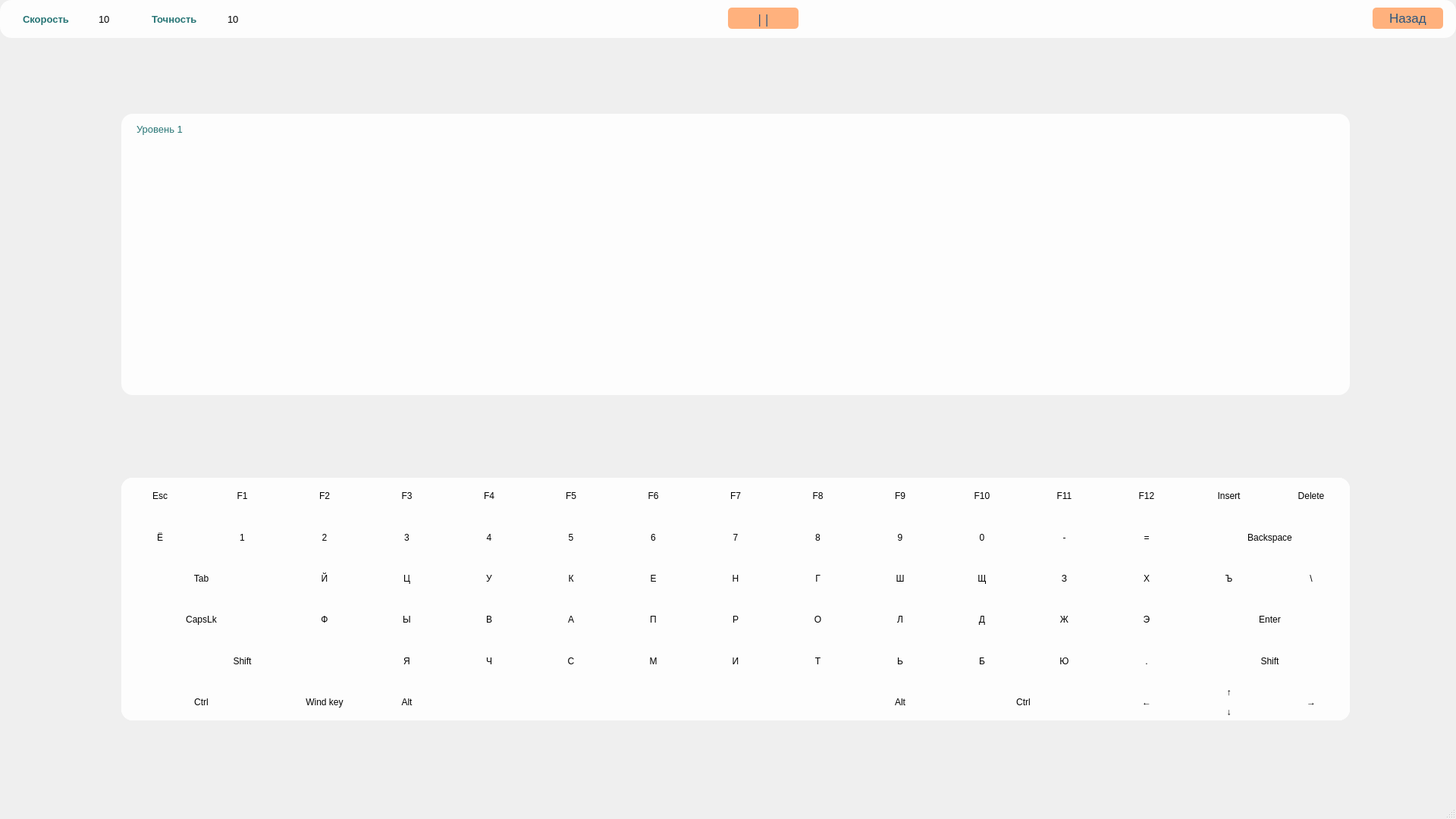
<?xml version="1.0" encoding="UTF-8"?>
<ui version="4.0">
 <class>MainWindow</class>
 <widget class="QMainWindow" name="MainWindow">
  <property name="geometry">
   <rect>
    <x>0</x>
    <y>0</y>
    <width>1920</width>
    <height>1080</height>
   </rect>
  </property>
  <property name="font">
   <font>
    <pointsize>8</pointsize>
   </font>
  </property>
  <property name="acceptDrops">
   <bool>true</bool>
  </property>
  <property name="windowTitle">
   <string>MainWindow</string>
  </property>
  <property name="windowFilePath">
   <string notr="true"/>
  </property>
  <widget class="QWidget" name="centralwidget">
   <widget class="QFrame" name="text">
    <property name="geometry">
     <rect>
      <x>160</x>
      <y>150</y>
      <width>1620</width>
      <height>371</height>
     </rect>
    </property>
    <property name="styleSheet">
     <string notr="true">background-color: rgb(253, 253, 253);
border-top-left-radius: 15px;
border-bottom-left-radius: 15px;
border-top-right-radius: 15px;
border-bottom-right-radius: 15px;</string>
    </property>
    <property name="frameShape">
     <enum>QFrame::NoFrame</enum>
    </property>
    <property name="frameShadow">
     <enum>QFrame::Plain</enum>
    </property>
    <property name="lineWidth">
     <number>0</number>
    </property>
    <widget class="QLabel" name="label_5">
     <property name="geometry">
      <rect>
       <x>20</x>
       <y>10</y>
       <width>81</width>
       <height>21</height>
      </rect>
     </property>
     <property name="font">
      <font>
       <pointsize>10</pointsize>
      </font>
     </property>
     <property name="styleSheet">
      <string notr="true">color: rgb(39, 117, 117);</string>
     </property>
     <property name="text">
      <string>Уровень 1</string>
     </property>
    </widget>
   </widget>
   <widget class="QFrame" name="frame">
    <property name="geometry">
     <rect>
      <x>0</x>
      <y>0</y>
      <width>1920</width>
      <height>50</height>
     </rect>
    </property>
    <property name="styleSheet">
     <string notr="true">background-color: rgb(253, 253, 253);
border-top-left-radius: 15px;
border-bottom-left-radius: 15px;
border-top-right-radius: 15px;
border-bottom-right-radius: 15px;</string>
    </property>
    <property name="frameShape">
     <enum>QFrame::StyledPanel</enum>
    </property>
    <property name="frameShadow">
     <enum>QFrame::Raised</enum>
    </property>
    <widget class="QPushButton" name="pause">
     <property name="enabled">
      <bool>false</bool>
     </property>
     <property name="geometry">
      <rect>
       <x>960</x>
       <y>10</y>
       <width>93</width>
       <height>28</height>
      </rect>
     </property>
     <property name="font">
      <font>
       <family>Yu Gothic UI Semibold</family>
       <pointsize>13</pointsize>
       <weight>50</weight>
       <italic>false</italic>
       <bold>false</bold>
       <stylestrategy>PreferDefault</stylestrategy>
       <kerning>true</kerning>
      </font>
     </property>
     <property name="styleSheet">
      <string notr="true">QPushButton {
	background-color: rgb(255, 177, 125);
	border: none;
	color: rgb(42, 85, 126);
	border-top-left-radius: 5px;
	border-bottom-left-radius: 5px;
	border-top-right-radius: 5px;
	border-bottom-right-radius: 5px;
}</string>
     </property>
     <property name="text">
      <string>||</string>
     </property>
     <property name="iconSize">
      <size>
       <width>20</width>
       <height>20</height>
      </size>
     </property>
     <property name="checkable">
      <bool>false</bool>
     </property>
    </widget>
    <widget class="QLabel" name="label">
     <property name="geometry">
      <rect>
       <x>30</x>
       <y>0</y>
       <width>91</width>
       <height>50</height>
      </rect>
     </property>
     <property name="sizePolicy">
      <sizepolicy hsizetype="Preferred" vsizetype="Preferred">
       <horstretch>0</horstretch>
       <verstretch>0</verstretch>
      </sizepolicy>
     </property>
     <property name="font">
      <font>
       <pointsize>10</pointsize>
       <weight>75</weight>
       <bold>true</bold>
      </font>
     </property>
     <property name="styleSheet">
      <string notr="true">color: rgb(39, 117, 117);</string>
     </property>
     <property name="text">
      <string>Скорость</string>
     </property>
    </widget>
    <widget class="QLabel" name="label_2">
     <property name="geometry">
      <rect>
       <x>200</x>
       <y>0</y>
       <width>81</width>
       <height>50</height>
      </rect>
     </property>
     <property name="font">
      <font>
       <pointsize>10</pointsize>
       <weight>75</weight>
       <bold>true</bold>
      </font>
     </property>
     <property name="styleSheet">
      <string notr="true">color: rgb(39, 117, 117);</string>
     </property>
     <property name="text">
      <string>Точность</string>
     </property>
    </widget>
    <widget class="QLabel" name="label_3">
     <property name="geometry">
      <rect>
       <x>130</x>
       <y>0</y>
       <width>55</width>
       <height>50</height>
      </rect>
     </property>
     <property name="font">
      <font>
       <pointsize>10</pointsize>
      </font>
     </property>
     <property name="text">
      <string>10</string>
     </property>
    </widget>
    <widget class="QLabel" name="label_4">
     <property name="geometry">
      <rect>
       <x>300</x>
       <y>0</y>
       <width>55</width>
       <height>50</height>
      </rect>
     </property>
     <property name="font">
      <font>
       <pointsize>10</pointsize>
      </font>
     </property>
     <property name="text">
      <string>10</string>
     </property>
    </widget>
    <widget class="QPushButton" name="pushButton">
     <property name="enabled">
      <bool>false</bool>
     </property>
     <property name="geometry">
      <rect>
       <x>1810</x>
       <y>10</y>
       <width>93</width>
       <height>28</height>
      </rect>
     </property>
     <property name="font">
      <font>
       <pointsize>13</pointsize>
       <weight>50</weight>
       <bold>false</bold>
      </font>
     </property>
     <property name="styleSheet">
      <string notr="true">QPushButton {
	background-color: rgb(255, 177, 125);
	border: none;
	color: rgb(42, 85, 126);
	border-top-left-radius: 5px;
	border-bottom-left-radius: 5px;
	border-top-right-radius: 5px;
	border-bottom-right-radius: 5px;
}</string>
     </property>
     <property name="text">
      <string>Назад</string>
     </property>
    </widget>
   </widget>
   <widget class="QSplitter" name="keyboard">
    <property name="geometry">
     <rect>
      <x>160</x>
      <y>630</y>
      <width>1620</width>
      <height>320</height>
     </rect>
    </property>
    <property name="sizePolicy">
     <sizepolicy hsizetype="Preferred" vsizetype="Expanding">
      <horstretch>0</horstretch>
      <verstretch>1</verstretch>
     </sizepolicy>
    </property>
    <property name="contextMenuPolicy">
     <enum>Qt::CustomContextMenu</enum>
    </property>
    <property name="autoFillBackground">
     <bool>false</bool>
    </property>
    <property name="styleSheet">
     <string notr="true">background-color: rgb(253, 253, 253);
border-top-left-radius: 15px;
border-bottom-left-radius: 15px;
border-top-right-radius: 15px;
border-bottom-right-radius: 15px;</string>
    </property>
    <property name="orientation">
     <enum>Qt::Vertical</enum>
    </property>
    <property name="opaqueResize">
     <bool>true</bool>
    </property>
    <property name="handleWidth">
     <number>1</number>
    </property>
    <widget class="QWidget" name="">
     <layout class="QGridLayout" name="gridLayout" rowstretch="0,0,0,0,0,0">
      <item row="1" column="11">
       <widget class="QLabel" name="key_minus">
        <property name="contextMenuPolicy">
         <enum>Qt::CustomContextMenu</enum>
        </property>
        <property name="text">
         <string>-</string>
        </property>
        <property name="alignment">
         <set>Qt::AlignCenter</set>
        </property>
       </widget>
      </item>
      <item row="1" column="12">
       <widget class="QLabel" name="key_eq">
        <property name="contextMenuPolicy">
         <enum>Qt::CustomContextMenu</enum>
        </property>
        <property name="text">
         <string>=</string>
        </property>
        <property name="alignment">
         <set>Qt::AlignCenter</set>
        </property>
       </widget>
      </item>
      <item row="1" column="4">
       <widget class="QLabel" name="number_4">
        <property name="contextMenuPolicy">
         <enum>Qt::CustomContextMenu</enum>
        </property>
        <property name="text">
         <string>4</string>
        </property>
        <property name="alignment">
         <set>Qt::AlignCenter</set>
        </property>
       </widget>
      </item>
      <item row="1" column="2">
       <widget class="QLabel" name="number_2">
        <property name="contextMenuPolicy">
         <enum>Qt::CustomContextMenu</enum>
        </property>
        <property name="text">
         <string>2</string>
        </property>
        <property name="alignment">
         <set>Qt::AlignCenter</set>
        </property>
       </widget>
      </item>
      <item row="1" column="0">
       <widget class="QLabel" name="letter_7">
        <property name="contextMenuPolicy">
         <enum>Qt::CustomContextMenu</enum>
        </property>
        <property name="text">
         <string>Ё</string>
        </property>
        <property name="alignment">
         <set>Qt::AlignCenter</set>
        </property>
       </widget>
      </item>
      <item row="1" column="1">
       <widget class="QLabel" name="number_1">
        <property name="contextMenuPolicy">
         <enum>Qt::CustomContextMenu</enum>
        </property>
        <property name="text">
         <string>1</string>
        </property>
        <property name="alignment">
         <set>Qt::AlignCenter</set>
        </property>
       </widget>
      </item>
      <item row="1" column="6">
       <widget class="QLabel" name="number_6">
        <property name="contextMenuPolicy">
         <enum>Qt::CustomContextMenu</enum>
        </property>
        <property name="text">
         <string>6</string>
        </property>
        <property name="alignment">
         <set>Qt::AlignCenter</set>
        </property>
       </widget>
      </item>
      <item row="1" column="3">
       <widget class="QLabel" name="number_3">
        <property name="contextMenuPolicy">
         <enum>Qt::CustomContextMenu</enum>
        </property>
        <property name="text">
         <string>3</string>
        </property>
        <property name="alignment">
         <set>Qt::AlignCenter</set>
        </property>
       </widget>
      </item>
      <item row="1" column="9">
       <widget class="QLabel" name="number_9">
        <property name="contextMenuPolicy">
         <enum>Qt::CustomContextMenu</enum>
        </property>
        <property name="text">
         <string>9</string>
        </property>
        <property name="alignment">
         <set>Qt::AlignCenter</set>
        </property>
       </widget>
      </item>
      <item row="1" column="5">
       <widget class="QLabel" name="number_5">
        <property name="contextMenuPolicy">
         <enum>Qt::CustomContextMenu</enum>
        </property>
        <property name="text">
         <string>5</string>
        </property>
        <property name="alignment">
         <set>Qt::AlignCenter</set>
        </property>
       </widget>
      </item>
      <item row="1" column="10">
       <widget class="QLabel" name="number_0">
        <property name="contextMenuPolicy">
         <enum>Qt::CustomContextMenu</enum>
        </property>
        <property name="text">
         <string>0</string>
        </property>
        <property name="alignment">
         <set>Qt::AlignCenter</set>
        </property>
       </widget>
      </item>
      <item row="1" column="7">
       <widget class="QLabel" name="number_7">
        <property name="contextMenuPolicy">
         <enum>Qt::NoContextMenu</enum>
        </property>
        <property name="text">
         <string>7</string>
        </property>
        <property name="alignment">
         <set>Qt::AlignCenter</set>
        </property>
       </widget>
      </item>
      <item row="1" column="8">
       <widget class="QLabel" name="number_8">
        <property name="contextMenuPolicy">
         <enum>Qt::CustomContextMenu</enum>
        </property>
        <property name="text">
         <string>8</string>
        </property>
        <property name="alignment">
         <set>Qt::AlignCenter</set>
        </property>
       </widget>
      </item>
      <item row="0" column="12">
       <widget class="QLabel" name="key_F12">
        <property name="sizePolicy">
         <sizepolicy hsizetype="Preferred" vsizetype="Preferred">
          <horstretch>0</horstretch>
          <verstretch>0</verstretch>
         </sizepolicy>
        </property>
        <property name="minimumSize">
         <size>
          <width>0</width>
          <height>0</height>
         </size>
        </property>
        <property name="contextMenuPolicy">
         <enum>Qt::CustomContextMenu</enum>
        </property>
        <property name="styleSheet">
         <string notr="true">border-top-left-radius: 15px;
border-bottom-left-radius: 15px;
border-top-right-radius: 15px;
border-bottom-right-radius: 15px;</string>
        </property>
        <property name="text">
         <string>F12</string>
        </property>
        <property name="alignment">
         <set>Qt::AlignCenter</set>
        </property>
       </widget>
      </item>
      <item row="2" column="11">
       <widget class="QLabel" name="letter_9">
        <property name="contextMenuPolicy">
         <enum>Qt::CustomContextMenu</enum>
        </property>
        <property name="text">
         <string>З</string>
        </property>
        <property name="alignment">
         <set>Qt::AlignCenter</set>
        </property>
       </widget>
      </item>
      <item row="2" column="9">
       <widget class="QLabel" name="letter_26">
        <property name="contextMenuPolicy">
         <enum>Qt::CustomContextMenu</enum>
        </property>
        <property name="text">
         <string>Ш</string>
        </property>
        <property name="alignment">
         <set>Qt::AlignCenter</set>
        </property>
       </widget>
      </item>
      <item row="2" column="10">
       <widget class="QLabel" name="letter_27">
        <property name="contextMenuPolicy">
         <enum>Qt::CustomContextMenu</enum>
        </property>
        <property name="text">
         <string>Щ</string>
        </property>
        <property name="alignment">
         <set>Qt::AlignCenter</set>
        </property>
       </widget>
      </item>
      <item row="2" column="8">
       <widget class="QLabel" name="letter_4">
        <property name="contextMenuPolicy">
         <enum>Qt::CustomContextMenu</enum>
        </property>
        <property name="text">
         <string>Г</string>
        </property>
        <property name="alignment">
         <set>Qt::AlignCenter</set>
        </property>
       </widget>
      </item>
      <item row="1" column="13" colspan="2">
       <widget class="QLabel" name="key_Backspace">
        <property name="sizePolicy">
         <sizepolicy hsizetype="Preferred" vsizetype="Preferred">
          <horstretch>0</horstretch>
          <verstretch>0</verstretch>
         </sizepolicy>
        </property>
        <property name="contextMenuPolicy">
         <enum>Qt::CustomContextMenu</enum>
        </property>
        <property name="toolTip">
         <string/>
        </property>
        <property name="text">
         <string>Backspace</string>
        </property>
        <property name="alignment">
         <set>Qt::AlignCenter</set>
        </property>
       </widget>
      </item>
      <item row="3" column="9">
       <widget class="QLabel" name="letter_13">
        <property name="contextMenuPolicy">
         <enum>Qt::CustomContextMenu</enum>
        </property>
        <property name="text">
         <string>Л</string>
        </property>
        <property name="alignment">
         <set>Qt::AlignCenter</set>
        </property>
       </widget>
      </item>
      <item row="3" column="6">
       <widget class="QLabel" name="letter_17">
        <property name="contextMenuPolicy">
         <enum>Qt::CustomContextMenu</enum>
        </property>
        <property name="text">
         <string>П</string>
        </property>
        <property name="alignment">
         <set>Qt::AlignCenter</set>
        </property>
       </widget>
      </item>
      <item row="3" column="8">
       <widget class="QLabel" name="letter_16">
        <property name="contextMenuPolicy">
         <enum>Qt::CustomContextMenu</enum>
        </property>
        <property name="text">
         <string>О</string>
        </property>
        <property name="alignment">
         <set>Qt::AlignCenter</set>
        </property>
       </widget>
      </item>
      <item row="3" column="11">
       <widget class="QLabel" name="letter_8">
        <property name="contextMenuPolicy">
         <enum>Qt::CustomContextMenu</enum>
        </property>
        <property name="text">
         <string>Ж</string>
        </property>
        <property name="alignment">
         <set>Qt::AlignCenter</set>
        </property>
       </widget>
      </item>
      <item row="3" column="12">
       <widget class="QLabel" name="letter_31">
        <property name="contextMenuPolicy">
         <enum>Qt::CustomContextMenu</enum>
        </property>
        <property name="text">
         <string>Э</string>
        </property>
        <property name="alignment">
         <set>Qt::AlignCenter</set>
        </property>
       </widget>
      </item>
      <item row="3" column="4">
       <widget class="QLabel" name="letter_3">
        <property name="contextMenuPolicy">
         <enum>Qt::CustomContextMenu</enum>
        </property>
        <property name="text">
         <string>В</string>
        </property>
        <property name="alignment">
         <set>Qt::AlignCenter</set>
        </property>
       </widget>
      </item>
      <item row="0" column="9">
       <widget class="QLabel" name="key_F9">
        <property name="sizePolicy">
         <sizepolicy hsizetype="Preferred" vsizetype="Preferred">
          <horstretch>0</horstretch>
          <verstretch>0</verstretch>
         </sizepolicy>
        </property>
        <property name="minimumSize">
         <size>
          <width>0</width>
          <height>0</height>
         </size>
        </property>
        <property name="contextMenuPolicy">
         <enum>Qt::CustomContextMenu</enum>
        </property>
        <property name="styleSheet">
         <string notr="true">border-top-left-radius: 15px;
border-bottom-left-radius: 15px;
border-top-right-radius: 15px;
border-bottom-right-radius: 15px;</string>
        </property>
        <property name="text">
         <string>F9</string>
        </property>
        <property name="alignment">
         <set>Qt::AlignCenter</set>
        </property>
       </widget>
      </item>
      <item row="5" column="4" colspan="5">
       <widget class="QLabel" name="key_space">
        <property name="contextMenuPolicy">
         <enum>Qt::CustomContextMenu</enum>
        </property>
        <property name="text">
         <string/>
        </property>
        <property name="alignment">
         <set>Qt::AlignCenter</set>
        </property>
       </widget>
      </item>
      <item row="3" column="10">
       <widget class="QLabel" name="letter_5">
        <property name="contextMenuPolicy">
         <enum>Qt::CustomContextMenu</enum>
        </property>
        <property name="text">
         <string>Д</string>
        </property>
        <property name="alignment">
         <set>Qt::AlignCenter</set>
        </property>
       </widget>
      </item>
      <item row="3" column="7">
       <widget class="QLabel" name="letter_18">
        <property name="contextMenuPolicy">
         <enum>Qt::CustomContextMenu</enum>
        </property>
        <property name="text">
         <string>Р</string>
        </property>
        <property name="alignment">
         <set>Qt::AlignCenter</set>
        </property>
       </widget>
      </item>
      <item row="3" column="5">
       <widget class="QLabel" name="letter_1">
        <property name="contextMenuPolicy">
         <enum>Qt::CustomContextMenu</enum>
        </property>
        <property name="text">
         <string>А</string>
        </property>
        <property name="alignment">
         <set>Qt::AlignCenter</set>
        </property>
       </widget>
      </item>
      <item row="3" column="3">
       <widget class="QLabel" name="letter_29">
        <property name="contextMenuPolicy">
         <enum>Qt::CustomContextMenu</enum>
        </property>
        <property name="text">
         <string>Ы</string>
        </property>
        <property name="alignment">
         <set>Qt::AlignCenter</set>
        </property>
       </widget>
      </item>
      <item row="3" column="2">
       <widget class="QLabel" name="letter_22">
        <property name="contextMenuPolicy">
         <enum>Qt::CustomContextMenu</enum>
        </property>
        <property name="text">
         <string>Ф</string>
        </property>
        <property name="alignment">
         <set>Qt::AlignCenter</set>
        </property>
       </widget>
      </item>
      <item row="3" column="0" colspan="2">
       <widget class="QLabel" name="key_CapsLk">
        <property name="contextMenuPolicy">
         <enum>Qt::CustomContextMenu</enum>
        </property>
        <property name="text">
         <string>CapsLk</string>
        </property>
        <property name="alignment">
         <set>Qt::AlignCenter</set>
        </property>
       </widget>
      </item>
      <item row="5" column="0" colspan="2">
       <widget class="QLabel" name="key_Ctrl_l">
        <property name="contextMenuPolicy">
         <enum>Qt::CustomContextMenu</enum>
        </property>
        <property name="text">
         <string>Ctrl</string>
        </property>
        <property name="alignment">
         <set>Qt::AlignCenter</set>
        </property>
       </widget>
      </item>
      <item row="2" column="6">
       <widget class="QLabel" name="letter_6">
        <property name="contextMenuPolicy">
         <enum>Qt::CustomContextMenu</enum>
        </property>
        <property name="text">
         <string>Е</string>
        </property>
        <property name="alignment">
         <set>Qt::AlignCenter</set>
        </property>
       </widget>
      </item>
      <item row="2" column="5">
       <widget class="QLabel" name="letter_12">
        <property name="contextMenuPolicy">
         <enum>Qt::CustomContextMenu</enum>
        </property>
        <property name="text">
         <string>К</string>
        </property>
        <property name="alignment">
         <set>Qt::AlignCenter</set>
        </property>
       </widget>
      </item>
      <item row="2" column="14">
       <widget class="QLabel" name="key_backslash">
        <property name="contextMenuPolicy">
         <enum>Qt::CustomContextMenu</enum>
        </property>
        <property name="text">
         <string>\</string>
        </property>
        <property name="alignment">
         <set>Qt::AlignCenter</set>
        </property>
       </widget>
      </item>
      <item row="0" column="10">
       <widget class="QLabel" name="key_F10">
        <property name="sizePolicy">
         <sizepolicy hsizetype="Preferred" vsizetype="Preferred">
          <horstretch>0</horstretch>
          <verstretch>0</verstretch>
         </sizepolicy>
        </property>
        <property name="minimumSize">
         <size>
          <width>0</width>
          <height>0</height>
         </size>
        </property>
        <property name="contextMenuPolicy">
         <enum>Qt::CustomContextMenu</enum>
        </property>
        <property name="styleSheet">
         <string notr="true">border-top-left-radius: 15px;
border-bottom-left-radius: 15px;
border-top-right-radius: 15px;
border-bottom-right-radius: 15px;</string>
        </property>
        <property name="text">
         <string>F10</string>
        </property>
        <property name="alignment">
         <set>Qt::AlignCenter</set>
        </property>
       </widget>
      </item>
      <item row="2" column="7">
       <widget class="QLabel" name="letter_15">
        <property name="contextMenuPolicy">
         <enum>Qt::CustomContextMenu</enum>
        </property>
        <property name="text">
         <string>Н</string>
        </property>
        <property name="alignment">
         <set>Qt::AlignCenter</set>
        </property>
       </widget>
      </item>
      <item row="2" column="13">
       <widget class="QLabel" name="letter_28">
        <property name="contextMenuPolicy">
         <enum>Qt::CustomContextMenu</enum>
        </property>
        <property name="text">
         <string>Ъ</string>
        </property>
        <property name="alignment">
         <set>Qt::AlignCenter</set>
        </property>
       </widget>
      </item>
      <item row="0" column="13">
       <widget class="QLabel" name="key_Insert">
        <property name="sizePolicy">
         <sizepolicy hsizetype="Preferred" vsizetype="Preferred">
          <horstretch>0</horstretch>
          <verstretch>0</verstretch>
         </sizepolicy>
        </property>
        <property name="minimumSize">
         <size>
          <width>0</width>
          <height>0</height>
         </size>
        </property>
        <property name="contextMenuPolicy">
         <enum>Qt::CustomContextMenu</enum>
        </property>
        <property name="styleSheet">
         <string notr="true">border-top-left-radius: 15px;
border-bottom-left-radius: 15px;
border-top-right-radius: 15px;
border-bottom-right-radius: 15px;</string>
        </property>
        <property name="text">
         <string>Insert</string>
        </property>
        <property name="alignment">
         <set>Qt::AlignCenter</set>
        </property>
       </widget>
      </item>
      <item row="0" column="11">
       <widget class="QLabel" name="key_F11">
        <property name="sizePolicy">
         <sizepolicy hsizetype="Preferred" vsizetype="Preferred">
          <horstretch>0</horstretch>
          <verstretch>0</verstretch>
         </sizepolicy>
        </property>
        <property name="minimumSize">
         <size>
          <width>0</width>
          <height>0</height>
         </size>
        </property>
        <property name="contextMenuPolicy">
         <enum>Qt::CustomContextMenu</enum>
        </property>
        <property name="styleSheet">
         <string notr="true">border-top-left-radius: 15px;
border-bottom-left-radius: 15px;
border-top-right-radius: 15px;
border-bottom-right-radius: 15px;</string>
        </property>
        <property name="text">
         <string>F11</string>
        </property>
        <property name="alignment">
         <set>Qt::AlignCenter</set>
        </property>
       </widget>
      </item>
      <item row="2" column="12">
       <widget class="QLabel" name="letter_23">
        <property name="contextMenuPolicy">
         <enum>Qt::CustomContextMenu</enum>
        </property>
        <property name="text">
         <string>Х</string>
        </property>
        <property name="alignment">
         <set>Qt::AlignCenter</set>
        </property>
       </widget>
      </item>
      <item row="0" column="14">
       <widget class="QLabel" name="key_Delete">
        <property name="sizePolicy">
         <sizepolicy hsizetype="Preferred" vsizetype="Preferred">
          <horstretch>0</horstretch>
          <verstretch>0</verstretch>
         </sizepolicy>
        </property>
        <property name="minimumSize">
         <size>
          <width>0</width>
          <height>0</height>
         </size>
        </property>
        <property name="contextMenuPolicy">
         <enum>Qt::CustomContextMenu</enum>
        </property>
        <property name="styleSheet">
         <string notr="true">border-top-left-radius: 15px;
border-bottom-left-radius: 15px;
border-top-right-radius: 15px;
border-bottom-right-radius: 15px;</string>
        </property>
        <property name="text">
         <string>Delete</string>
        </property>
        <property name="alignment">
         <set>Qt::AlignCenter</set>
        </property>
       </widget>
      </item>
      <item row="5" column="3">
       <widget class="QLabel" name="key_Alt_l">
        <property name="contextMenuPolicy">
         <enum>Qt::CustomContextMenu</enum>
        </property>
        <property name="text">
         <string>Alt</string>
        </property>
        <property name="alignment">
         <set>Qt::AlignCenter</set>
        </property>
       </widget>
      </item>
      <item row="3" column="13" colspan="2">
       <widget class="QLabel" name="key_Enter">
        <property name="contextMenuPolicy">
         <enum>Qt::CustomContextMenu</enum>
        </property>
        <property name="text">
         <string>Enter</string>
        </property>
        <property name="alignment">
         <set>Qt::AlignCenter</set>
        </property>
       </widget>
      </item>
      <item row="2" column="4">
       <widget class="QLabel" name="letter_21">
        <property name="contextMenuPolicy">
         <enum>Qt::CustomContextMenu</enum>
        </property>
        <property name="text">
         <string>У</string>
        </property>
        <property name="alignment">
         <set>Qt::AlignCenter</set>
        </property>
       </widget>
      </item>
      <item row="2" column="3">
       <widget class="QLabel" name="letter_24">
        <property name="contextMenuPolicy">
         <enum>Qt::CustomContextMenu</enum>
        </property>
        <property name="text">
         <string>Ц</string>
        </property>
        <property name="alignment">
         <set>Qt::AlignCenter</set>
        </property>
       </widget>
      </item>
      <item row="2" column="2">
       <widget class="QLabel" name="letter_11">
        <property name="contextMenuPolicy">
         <enum>Qt::CustomContextMenu</enum>
        </property>
        <property name="text">
         <string>Й</string>
        </property>
        <property name="alignment">
         <set>Qt::AlignCenter</set>
        </property>
       </widget>
      </item>
      <item row="4" column="0" colspan="3">
       <widget class="QLabel" name="key_Shift_l">
        <property name="contextMenuPolicy">
         <enum>Qt::CustomContextMenu</enum>
        </property>
        <property name="text">
         <string>Shift</string>
        </property>
        <property name="alignment">
         <set>Qt::AlignCenter</set>
        </property>
       </widget>
      </item>
      <item row="2" column="0" colspan="2">
       <widget class="QLabel" name="key_Tab">
        <property name="contextMenuPolicy">
         <enum>Qt::CustomContextMenu</enum>
        </property>
        <property name="text">
         <string>Tab</string>
        </property>
        <property name="alignment">
         <set>Qt::AlignCenter</set>
        </property>
       </widget>
      </item>
      <item row="4" column="13" colspan="2">
       <widget class="QLabel" name="key_Shift_r">
        <property name="contextMenuPolicy">
         <enum>Qt::CustomContextMenu</enum>
        </property>
        <property name="text">
         <string>Shift</string>
        </property>
        <property name="alignment">
         <set>Qt::AlignCenter</set>
        </property>
       </widget>
      </item>
      <item row="5" column="12">
       <widget class="QLabel" name="key_left">
        <property name="contextMenuPolicy">
         <enum>Qt::CustomContextMenu</enum>
        </property>
        <property name="frameShape">
         <enum>QFrame::NoFrame</enum>
        </property>
        <property name="frameShadow">
         <enum>QFrame::Raised</enum>
        </property>
        <property name="text">
         <string>←</string>
        </property>
        <property name="alignment">
         <set>Qt::AlignCenter</set>
        </property>
       </widget>
      </item>
      <item row="5" column="10" colspan="2">
       <widget class="QLabel" name="key_Ctrl_r">
        <property name="contextMenuPolicy">
         <enum>Qt::CustomContextMenu</enum>
        </property>
        <property name="text">
         <string>Ctrl</string>
        </property>
        <property name="alignment">
         <set>Qt::AlignCenter</set>
        </property>
       </widget>
      </item>
      <item row="5" column="13">
       <layout class="QVBoxLayout" name="verticalLayout_2">
        <property name="bottomMargin">
         <number>1</number>
        </property>
        <item>
         <widget class="QLabel" name="key_up">
          <property name="contextMenuPolicy">
           <enum>Qt::CustomContextMenu</enum>
          </property>
          <property name="styleSheet">
           <string notr="true">border-top-left-radius: 15px;
border-bottom-left-radius: 15px;
border-top-right-radius: 15px;
border-bottom-right-radius: 15px;</string>
          </property>
          <property name="text">
           <string>↑</string>
          </property>
          <property name="alignment">
           <set>Qt::AlignCenter</set>
          </property>
         </widget>
        </item>
        <item>
         <widget class="QLabel" name="key_down">
          <property name="contextMenuPolicy">
           <enum>Qt::PreventContextMenu</enum>
          </property>
          <property name="styleSheet">
           <string notr="true">border-top-left-radius: 15px;
border-bottom-left-radius: 15px;
border-top-right-radius: 15px;
border-bottom-right-radius: 15px;</string>
          </property>
          <property name="text">
           <string>↓</string>
          </property>
          <property name="alignment">
           <set>Qt::AlignCenter</set>
          </property>
         </widget>
        </item>
       </layout>
      </item>
      <item row="5" column="9">
       <widget class="QLabel" name="key_Alt_r">
        <property name="contextMenuPolicy">
         <enum>Qt::CustomContextMenu</enum>
        </property>
        <property name="text">
         <string>Alt</string>
        </property>
        <property name="alignment">
         <set>Qt::AlignCenter</set>
        </property>
       </widget>
      </item>
      <item row="5" column="2">
       <widget class="QLabel" name="key_Wind_key">
        <property name="contextMenuPolicy">
         <enum>Qt::CustomContextMenu</enum>
        </property>
        <property name="text">
         <string>Wind key</string>
        </property>
        <property name="alignment">
         <set>Qt::AlignCenter</set>
        </property>
       </widget>
      </item>
      <item row="0" column="8">
       <widget class="QLabel" name="key_F8">
        <property name="sizePolicy">
         <sizepolicy hsizetype="Preferred" vsizetype="Preferred">
          <horstretch>0</horstretch>
          <verstretch>0</verstretch>
         </sizepolicy>
        </property>
        <property name="minimumSize">
         <size>
          <width>0</width>
          <height>0</height>
         </size>
        </property>
        <property name="contextMenuPolicy">
         <enum>Qt::CustomContextMenu</enum>
        </property>
        <property name="styleSheet">
         <string notr="true">border-top-left-radius: 15px;
border-bottom-left-radius: 15px;
border-top-right-radius: 15px;
border-bottom-right-radius: 15px;</string>
        </property>
        <property name="text">
         <string>F8</string>
        </property>
        <property name="alignment">
         <set>Qt::AlignCenter</set>
        </property>
       </widget>
      </item>
      <item row="4" column="12">
       <widget class="QLabel" name="key_dot">
        <property name="contextMenuPolicy">
         <enum>Qt::CustomContextMenu</enum>
        </property>
        <property name="text">
         <string>.</string>
        </property>
        <property name="alignment">
         <set>Qt::AlignCenter</set>
        </property>
       </widget>
      </item>
      <item row="0" column="1">
       <widget class="QLabel" name="key_F1">
        <property name="sizePolicy">
         <sizepolicy hsizetype="Preferred" vsizetype="Preferred">
          <horstretch>0</horstretch>
          <verstretch>0</verstretch>
         </sizepolicy>
        </property>
        <property name="minimumSize">
         <size>
          <width>0</width>
          <height>0</height>
         </size>
        </property>
        <property name="contextMenuPolicy">
         <enum>Qt::CustomContextMenu</enum>
        </property>
        <property name="styleSheet">
         <string notr="true">border-top-left-radius: 15px;
border-bottom-left-radius: 15px;
border-top-right-radius: 15px;
border-bottom-right-radius: 15px;</string>
        </property>
        <property name="text">
         <string>F1</string>
        </property>
        <property name="alignment">
         <set>Qt::AlignCenter</set>
        </property>
       </widget>
      </item>
      <item row="0" column="3">
       <widget class="QLabel" name="key_F3">
        <property name="sizePolicy">
         <sizepolicy hsizetype="Preferred" vsizetype="Preferred">
          <horstretch>0</horstretch>
          <verstretch>0</verstretch>
         </sizepolicy>
        </property>
        <property name="minimumSize">
         <size>
          <width>0</width>
          <height>0</height>
         </size>
        </property>
        <property name="contextMenuPolicy">
         <enum>Qt::CustomContextMenu</enum>
        </property>
        <property name="styleSheet">
         <string notr="true">border-top-left-radius: 15px;
border-bottom-left-radius: 15px;
border-top-right-radius: 15px;
border-bottom-right-radius: 15px;</string>
        </property>
        <property name="text">
         <string>F3</string>
        </property>
        <property name="alignment">
         <set>Qt::AlignCenter</set>
        </property>
       </widget>
      </item>
      <item row="0" column="4">
       <widget class="QLabel" name="key_F4">
        <property name="sizePolicy">
         <sizepolicy hsizetype="Preferred" vsizetype="Preferred">
          <horstretch>0</horstretch>
          <verstretch>0</verstretch>
         </sizepolicy>
        </property>
        <property name="minimumSize">
         <size>
          <width>0</width>
          <height>0</height>
         </size>
        </property>
        <property name="contextMenuPolicy">
         <enum>Qt::CustomContextMenu</enum>
        </property>
        <property name="styleSheet">
         <string notr="true">border-top-left-radius: 15px;
border-bottom-left-radius: 15px;
border-top-right-radius: 15px;
border-bottom-right-radius: 15px;</string>
        </property>
        <property name="text">
         <string>F4</string>
        </property>
        <property name="alignment">
         <set>Qt::AlignCenter</set>
        </property>
       </widget>
      </item>
      <item row="0" column="2">
       <widget class="QLabel" name="key_F2">
        <property name="sizePolicy">
         <sizepolicy hsizetype="Preferred" vsizetype="Preferred">
          <horstretch>0</horstretch>
          <verstretch>0</verstretch>
         </sizepolicy>
        </property>
        <property name="minimumSize">
         <size>
          <width>0</width>
          <height>0</height>
         </size>
        </property>
        <property name="contextMenuPolicy">
         <enum>Qt::CustomContextMenu</enum>
        </property>
        <property name="styleSheet">
         <string notr="true">border-top-left-radius: 15px;
border-bottom-left-radius: 15px;
border-top-right-radius: 15px;
border-bottom-right-radius: 15px;</string>
        </property>
        <property name="text">
         <string>F2</string>
        </property>
        <property name="alignment">
         <set>Qt::AlignCenter</set>
        </property>
       </widget>
      </item>
      <item row="4" column="10">
       <widget class="QLabel" name="letter_2">
        <property name="contextMenuPolicy">
         <enum>Qt::CustomContextMenu</enum>
        </property>
        <property name="text">
         <string>Б</string>
        </property>
        <property name="alignment">
         <set>Qt::AlignCenter</set>
        </property>
       </widget>
      </item>
      <item row="4" column="11">
       <widget class="QLabel" name="letter_32">
        <property name="contextMenuPolicy">
         <enum>Qt::CustomContextMenu</enum>
        </property>
        <property name="text">
         <string>Ю</string>
        </property>
        <property name="alignment">
         <set>Qt::AlignCenter</set>
        </property>
       </widget>
      </item>
      <item row="0" column="7">
       <widget class="QLabel" name="key_F7">
        <property name="sizePolicy">
         <sizepolicy hsizetype="Preferred" vsizetype="Preferred">
          <horstretch>0</horstretch>
          <verstretch>0</verstretch>
         </sizepolicy>
        </property>
        <property name="minimumSize">
         <size>
          <width>0</width>
          <height>0</height>
         </size>
        </property>
        <property name="contextMenuPolicy">
         <enum>Qt::CustomContextMenu</enum>
        </property>
        <property name="styleSheet">
         <string notr="true">border-top-left-radius: 15px;
border-bottom-left-radius: 15px;
border-top-right-radius: 15px;
border-bottom-right-radius: 15px;</string>
        </property>
        <property name="text">
         <string>F7</string>
        </property>
        <property name="alignment">
         <set>Qt::AlignCenter</set>
        </property>
       </widget>
      </item>
      <item row="0" column="5">
       <widget class="QLabel" name="key_F5">
        <property name="sizePolicy">
         <sizepolicy hsizetype="Preferred" vsizetype="Preferred">
          <horstretch>0</horstretch>
          <verstretch>0</verstretch>
         </sizepolicy>
        </property>
        <property name="minimumSize">
         <size>
          <width>0</width>
          <height>0</height>
         </size>
        </property>
        <property name="contextMenuPolicy">
         <enum>Qt::CustomContextMenu</enum>
        </property>
        <property name="styleSheet">
         <string notr="true">border-top-left-radius: 15px;
border-bottom-left-radius: 15px;
border-top-right-radius: 15px;
border-bottom-right-radius: 15px;</string>
        </property>
        <property name="text">
         <string>F5</string>
        </property>
        <property name="alignment">
         <set>Qt::AlignCenter</set>
        </property>
       </widget>
      </item>
      <item row="0" column="6">
       <widget class="QLabel" name="key_F6">
        <property name="sizePolicy">
         <sizepolicy hsizetype="Preferred" vsizetype="Preferred">
          <horstretch>0</horstretch>
          <verstretch>0</verstretch>
         </sizepolicy>
        </property>
        <property name="minimumSize">
         <size>
          <width>0</width>
          <height>0</height>
         </size>
        </property>
        <property name="contextMenuPolicy">
         <enum>Qt::CustomContextMenu</enum>
        </property>
        <property name="styleSheet">
         <string notr="true">border-top-left-radius: 15px;
border-bottom-left-radius: 15px;
border-top-right-radius: 15px;
border-bottom-right-radius: 15px;</string>
        </property>
        <property name="text">
         <string>F6</string>
        </property>
        <property name="alignment">
         <set>Qt::AlignCenter</set>
        </property>
       </widget>
      </item>
      <item row="4" column="3">
       <widget class="QLabel" name="letter_33">
        <property name="contextMenuPolicy">
         <enum>Qt::CustomContextMenu</enum>
        </property>
        <property name="text">
         <string>Я</string>
        </property>
        <property name="alignment">
         <set>Qt::AlignCenter</set>
        </property>
       </widget>
      </item>
      <item row="4" column="5">
       <widget class="QLabel" name="letter_19">
        <property name="contextMenuPolicy">
         <enum>Qt::CustomContextMenu</enum>
        </property>
        <property name="text">
         <string>С</string>
        </property>
        <property name="alignment">
         <set>Qt::AlignCenter</set>
        </property>
       </widget>
      </item>
      <item row="4" column="7">
       <widget class="QLabel" name="letter_10">
        <property name="contextMenuPolicy">
         <enum>Qt::CustomContextMenu</enum>
        </property>
        <property name="text">
         <string>И</string>
        </property>
        <property name="alignment">
         <set>Qt::AlignCenter</set>
        </property>
       </widget>
      </item>
      <item row="4" column="8">
       <widget class="QLabel" name="letter_20">
        <property name="contextMenuPolicy">
         <enum>Qt::CustomContextMenu</enum>
        </property>
        <property name="text">
         <string>Т</string>
        </property>
        <property name="alignment">
         <set>Qt::AlignCenter</set>
        </property>
       </widget>
      </item>
      <item row="4" column="6">
       <widget class="QLabel" name="letter_14">
        <property name="contextMenuPolicy">
         <enum>Qt::CustomContextMenu</enum>
        </property>
        <property name="text">
         <string>М</string>
        </property>
        <property name="alignment">
         <set>Qt::AlignCenter</set>
        </property>
       </widget>
      </item>
      <item row="4" column="9">
       <widget class="QLabel" name="letter_30">
        <property name="contextMenuPolicy">
         <enum>Qt::CustomContextMenu</enum>
        </property>
        <property name="text">
         <string>Ь</string>
        </property>
        <property name="alignment">
         <set>Qt::AlignCenter</set>
        </property>
       </widget>
      </item>
      <item row="4" column="4">
       <widget class="QLabel" name="letter_25">
        <property name="contextMenuPolicy">
         <enum>Qt::CustomContextMenu</enum>
        </property>
        <property name="text">
         <string>Ч</string>
        </property>
        <property name="alignment">
         <set>Qt::AlignCenter</set>
        </property>
       </widget>
      </item>
      <item row="0" column="0">
       <widget class="QLabel" name="key_Esc">
        <property name="contextMenuPolicy">
         <enum>Qt::CustomContextMenu</enum>
        </property>
        <property name="text">
         <string>Esc</string>
        </property>
        <property name="alignment">
         <set>Qt::AlignCenter</set>
        </property>
       </widget>
      </item>
      <item row="5" column="14">
       <widget class="QLabel" name="key_right">
        <property name="contextMenuPolicy">
         <enum>Qt::CustomContextMenu</enum>
        </property>
        <property name="text">
         <string>→</string>
        </property>
        <property name="alignment">
         <set>Qt::AlignCenter</set>
        </property>
       </widget>
      </item>
     </layout>
    </widget>
   </widget>
  </widget>
  <widget class="QMenuBar" name="menubar">
   <property name="geometry">
    <rect>
     <x>0</x>
     <y>0</y>
     <width>1920</width>
     <height>23</height>
    </rect>
   </property>
  </widget>
  <widget class="QStatusBar" name="statusbar"/>
 </widget>
 <resources/>
 <connections/>
</ui>
